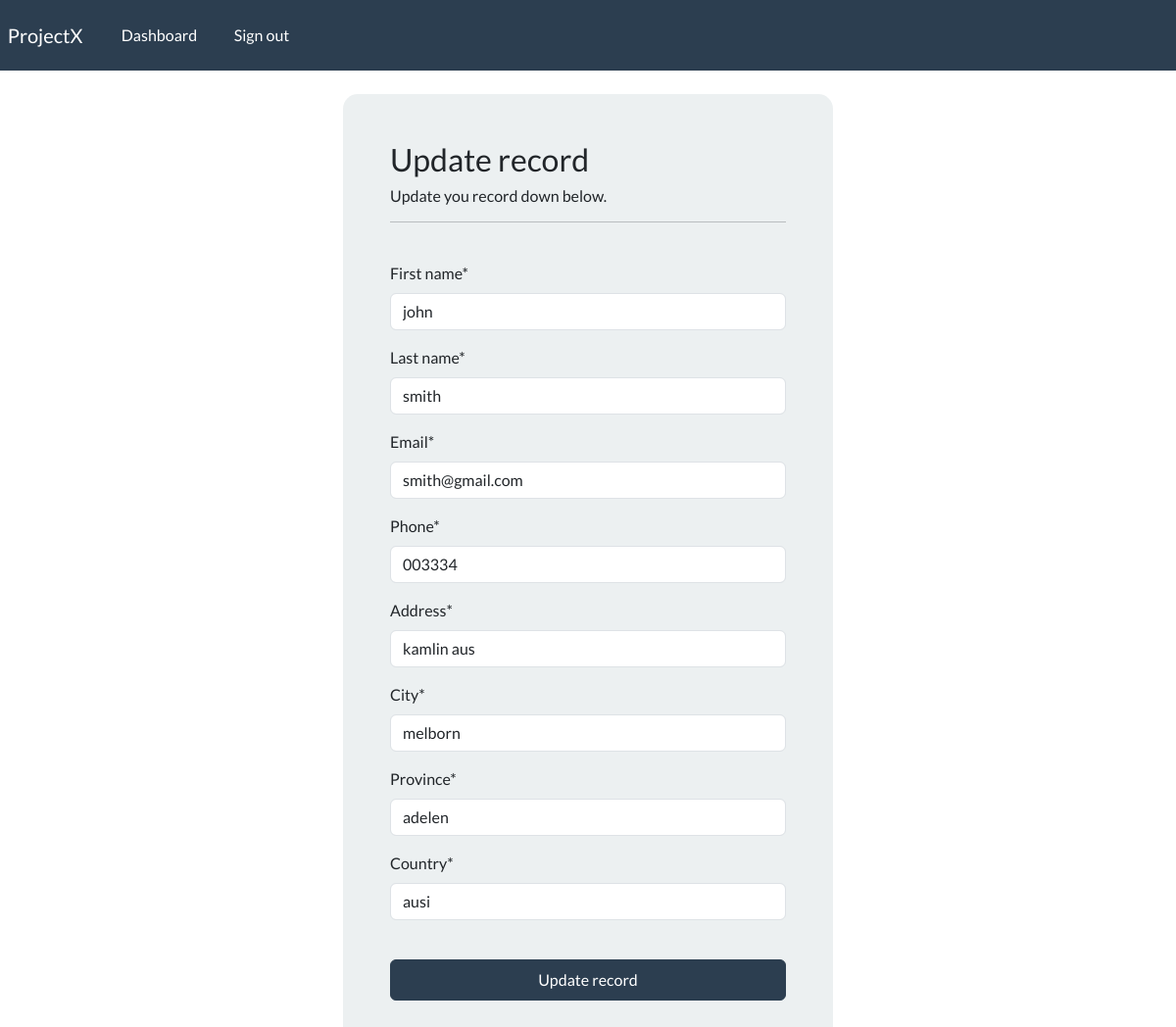
Page /update-record/1 (signed in) on the earlier database version.
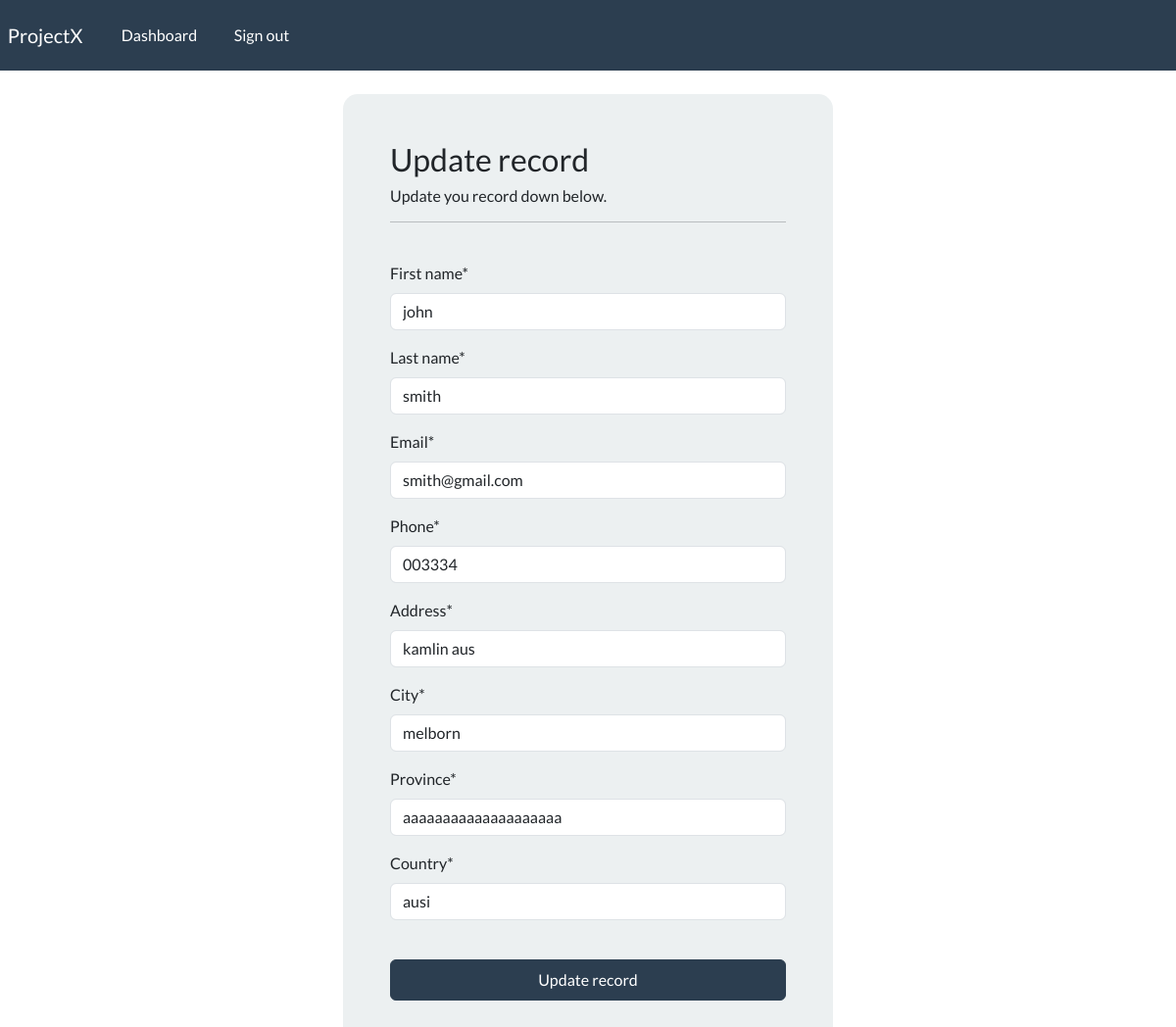
Same page on the later database version.
### webapp/models.py (models this page shows, shortened)
class Record(models.Model):
    creation_date = models.DateTimeField(auto_now_add=True)
    first_name = models.CharField(max_length=100)
    last_name = models.CharField(max_length=100)
    email = models.CharField(max_length=255)
    phone = models.CharField(max_length=20)
    address = models.CharField(max_length=300)
    city = models.CharField(max_length=255)
    province = models.CharField(max_length=200)
    country = models.CharField(max_length=125)

### webapp/views.py (the view)
# urls.py: path('update-record/<int:pk>', views.update_record, name="update-record"),
@login_required(login_url='my-login')
def update_record(request, pk):
    record = Record.objects.get(id=pk)
    form = UpdateRecordForm(instance=record)
    if request.method == 'POST':
        form = UpdateRecordForm(request.POST, instance=record)
        if form.is_valid():
            form.save()
            return redirect("dashboard")
    context = {'form': form}
    return render(request, 'webapp/update-record.html', context=context)

### webapp/forms.py
class UpdateRecordForm(forms.ModelForm):
     class Meta:
        model = Record
        fields = [ 'first_name', 'last_name', 'email', 'phone', 'address', 'city', 'province', 'country']

### webapp/templates/webapp/update-record.html (shortened to what this page needs)
{% extends 'webapp/base.html' %}
{% load crispy_forms_tags %}
{% block content %}
<body>
    <div class="container bg-light shadow-md p-5 form-layout">
        <h3> Update record </h3>
        <h6> Update you record down below. </h6>
        <hr>
        <br>
        <form method="POST" autocomplete="off">
            {{form|crispy}}
            <br>
            <button type="submit" class="btn btn-primary w-100 btn-block p-2"> Update record </button>
        </form>
    </div>
</body>
{% endblock %}

Differences in the rows shown:
changed Record "john": province "adelen" → "aaaaaaaaaaaaaaaaaaaa"
